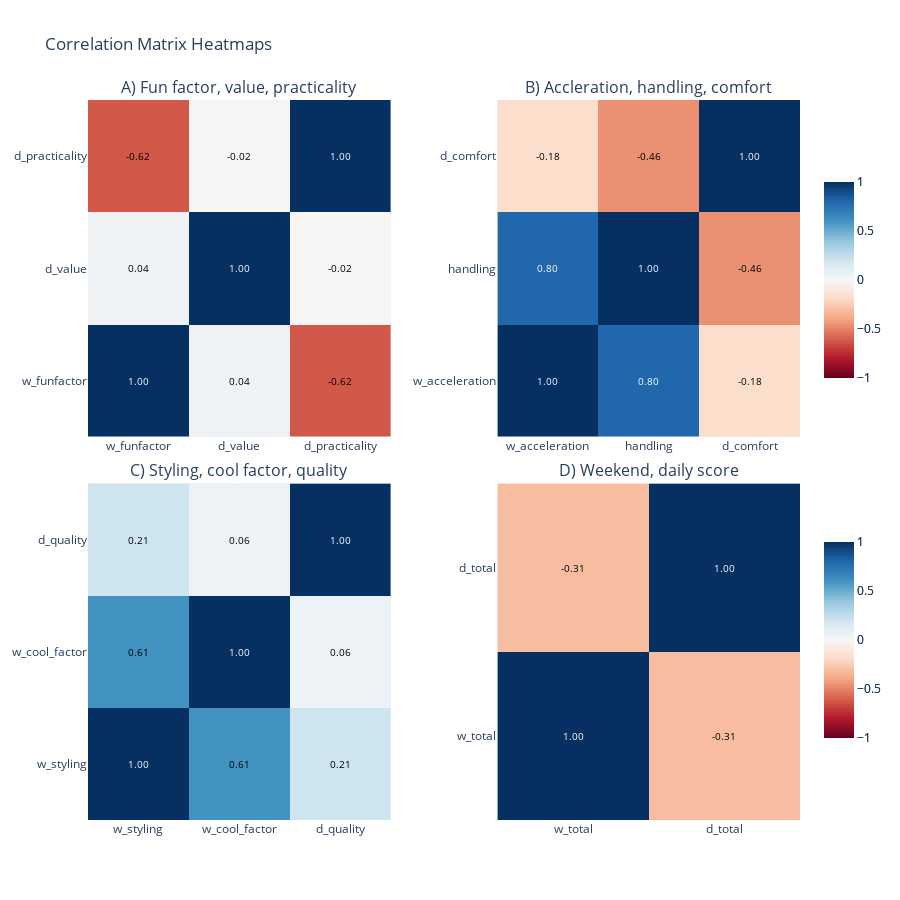

Notebook cell for this chart:
### Code cell
# Define the joint columns and their titles again
joint_columns_list = [
    ["w_funfactor", "d_value", "d_practicality"],
    ["w_acceleration", "handling", "d_comfort"],
    ["w_styling", "w_cool_factor", "d_quality"],
    ["w_total", "d_total"]
]

def get_feature_name(feature: str) -> str:
    if(feature == "w_total"):
        return "weekend_score"
    if(feature == "d_total"):
        return "daily_score"
    return re.sub(r'^\w_', '', feature)

titles = ['A) Fun factor, value, practicality', 'B) Accleration, handling, comfort', 'C) Styling, cool factor, quality', 'D) Weekend, daily score']


# Recreate the enhanced heatmap with the necessary variables

# Create a 2x2 subplot
fig = make_subplots(rows=2, cols=2, subplot_titles=titles, vertical_spacing=0.065, horizontal_spacing=0.15)

# Loop over each set of joint columns and add them to the subplot
for idx, joint_columns in enumerate(joint_columns_list):
    new_df = pd.concat([df[col] for col in joint_columns], axis=1)

    correlation_matrix = np.corrcoef(new_df, rowvar=False)
    
    # Convert the correlation matrix to dataframe for easier handling with plotly
    df_corr = pd.DataFrame(correlation_matrix, columns=joint_columns, index=joint_columns)
    
    # Add the heatmap to the subplot
    heatmap = go.Heatmap(z=df_corr.values, x=joint_columns, y=joint_columns,  colorscale='RdBu', 
                         zmin=-1, zmax=1, showscale=True, hoverinfo="z",
                         colorbar=dict(len=0.3, y=((idx // 2) * 0.5 + 0.25)))
    
    fig.add_trace(heatmap, row=(idx // 2) + 1, col=(idx % 2) + 1)
    
    # Add annotations for displaying the correlation values inside the squares
    for i, x in enumerate(joint_columns):
        for j, y in enumerate(joint_columns):
            fig.add_annotation(
                go.layout.Annotation(
                    showarrow=False,
                    text="{:.2f}".format(correlation_matrix[i, j]),
                    xref="x" + str(idx + 1),
                    yref="y" + str(idx + 1),
                    x=x,
                    y=y,
                    font=dict(color="black" if correlation_matrix[i, j] < 0.7 else "white", size=10)
                ),
                row=(idx // 2) + 1, col=(idx % 2) + 1
            )

# Update layout
fig.update_layout(title="Correlation Matrix Heatmaps", height=900, width=900)

fig.show()

### Figure 1 — Plotly figure (JSON) as saved in the notebook; plotly's stock layout.template omitted (floating-point values rounded to 4 significant figures)
{"data": [{"colorbar": {"len": 0.3, "y": 0.25}, "colorscale": [[0, "rgb(103,0,31)"], [0.1, "rgb(178,24,43)"], [0.2, "rgb(214,96,77)"], [0.3, "rgb(244,165,130)"], [0.4, "rgb(253,219,199)"], [0.5, "rgb(247,247,247)"], [0.6, "rgb(209,229,240)"], [0.7, "rgb(146,197,222)"], [0.8, "rgb(67,147,195)"], [0.9, "rgb(33,102,172)"], [1, "rgb(5,48,97)"]], "hoverinfo": "z", "showscale": true, "type": "heatmap", "x": ["w_funfactor", "d_value", "d_practicality"], "xaxis": "x", "y": ["w_funfactor", "d_value", "d_practicality"], "yaxis": "y", "z": [[1.0, 0.0396, -0.6234], [0.0396, 1, -0.01515], [-0.6234, -0.01515, 1.0]], "zmax": 1, "zmin": -1}, {"colorbar": {"len": 0.3, "y": 0.25}, "colorscale": [[0, "rgb(103,0,31)"], [0.1, "rgb(178,24,43)"], [0.2, "rgb(214,96,77)"], [0.3, "rgb(244,165,130)"], [0.4, "rgb(253,219,199)"], [0.5, "rgb(247,247,247)"], [0.6, "rgb(209,229,240)"], [0.7, "rgb(146,197,222)"], [0.8, "rgb(67,147,195)"], [0.9, "rgb(33,102,172)"], [1, "rgb(5,48,97)"]], "hoverinfo": "z", "showscale": true, "type": "heatmap", "x": ["w_acceleration", "handling", "d_comfort"], "xaxis": "x2", "y": ["w_acceleration", "handling", "d_comfort"], "yaxis": "y2", "z": [[1, 0.7975, -0.1759], [0.7975, 1, -0.4575], [-0.1759, -0.4575, 1.0]], "zmax": 1, "zmin": -1}, {"colorbar": {"len": 0.3, "y": 0.75}, "colorscale": [[0, "rgb(103,0,31)"], [0.1, "rgb(178,24,43)"], [0.2, "rgb(214,96,77)"], [0.3, "rgb(244,165,130)"], [0.4, "rgb(253,219,199)"], [0.5, "rgb(247,247,247)"], [0.6, "rgb(209,229,240)"], [0.7, "rgb(146,197,222)"], [0.8, "rgb(67,147,195)"], [0.9, "rgb(33,102,172)"], [1, "rgb(5,48,97)"]], "hoverinfo": "z", "showscale": true, "type": "heatmap", "x": ["w_styling", "w_cool_factor", "d_quality"], "xaxis": "x3", "y": ["w_styling", "w_cool_factor", "d_quality"], "yaxis": "y3", "z": [[1, 0.6058, 0.2089], [0.6058, 1.0, 0.05573], [0.2089, 0.05573, 1]], "zmax": 1, "zmin": -1}, {"colorbar": {"len": 0.3, "y": 0.75}, "colorscale": [[0, "rgb(103,0,31)"], [0.1, "rgb(178,24,43)"], [0.2, "rgb(214,96,77)"], [0.3, "rgb(244,165,130)"], [0.4, "rgb(253,219,199)"], [0.5, "rgb(247,247,247)"], [0.6, "rgb(209,229,240)"], [0.7, "rgb(146,197,222)"], [0.8, "rgb(67,147,195)"], [0.9, "rgb(33,102,172)"], [1, "rgb(5,48,97)"]], "hoverinfo": "z", "showscale": true, "type": "heatmap", "x": ["w_total", "d_total"], "xaxis": "x4", "y": ["w_total", "d_total"], "yaxis": "y4", "z": [[1, -0.3137], [-0.3137, 1]], "zmax": 1, "zmin": -1}], "layout": {"annotations": [{"font": {"size": 16}, "showarrow": false, "text": "A) Fun factor, value, practicality", "x": 0.2125, "xanchor": "center", "xref": "paper", "y": 1, "yanchor": "bottom", "yref": "paper"}, {"font": {"size": 16}, "showarrow": false, "text": "B) Accleration, handling, comfort", "x": 0.7875, "xanchor": "center", "xref": "paper", "y": 1, "yanchor": "bottom", "yref": "paper"}, {"font": {"size": 16}, "showarrow": false, "text": "C) Styling, cool factor, quality", "x": 0.2125, "xanchor": "center", "xref": "paper", "y": 0.4675, "yanchor": "bottom", "yref": "paper"}, {"font": {"size": 16}, "showarrow": false, "text": "D) Weekend, daily score", "x": 0.7875, "xanchor": "center", "xref": "paper", "y": 0.4675, "yanchor": "bottom", "yref": "paper"}, {"font": {"color": "white", "size": 10}, "showarrow": false, "text": "1.00", "x": "w_funfactor", "xref": "x", "y": "w_funfactor", "yref": "y"}, {"font": {"color": "black", "size": 10}, "showarrow": false, "text": "0.04", "x": "w_funfactor", "xref": "x", "y": "d_value", "yref": "y"}, {"font": {"color": "black", "size": 10}, "showarrow": false, "text": "-0.62", "x": "w_funfactor", "xref": "x", "y": "d_practicality", "yref": "y"}, {"font": {"color": "black", "size": 10}, "showarrow": false, "text": "0.04", "x": "d_value", "xref": "x", "y": "w_funfactor", "yref": "y"}, {"font": {"color": "white", "size": 10}, "showarrow": false, "text": "1.00", "x": "d_value", "xref": "x", "y": "d_value", "yref": "y"}, {"font": {"color": "black", "size": 10}, "showarrow": false, "text": "-0.02", "x": "d_value", "xref": "x", "y": "d_practicality", "yref": "y"}, {"font": {"color": "black", "size": 10}, "showarrow": false, "text": "-0.62", "x": "d_practicality", "xref": "x", "y": "w_funfactor", "yref": "y"}, {"font": {"color": "black", "size": 10}, "showarrow": false, "text": "-0.02", "x": "d_practicality", "xref": "x", "y": "d_value", "yref": "y"}, {"font": {"color": "white", "size": 10}, "showarrow": false, "text": "1.00", "x": "d_practicality", "xref": "x", "y": "d_practicality", "yref": "y"}, {"font": {"color": "white", "size": 10}, "showarrow": false, "text": "1.00", "x": "w_acceleration", "xref": "x2", "y": "w_acceleration", "yref": "y2"}, {"font": {"color": "white", "size": 10}, "showarrow": false, "text": "0.80", "x": "w_acceleration", "xref": "x2", "y": "handling", "yref": "y2"}, {"font": {"color": "black", "size": 10}, "showarrow": false, "text": "-0.18", "x": "w_acceleration", "xref": "x2", "y": "d_comfort", "yref": "y2"}, {"font": {"color": "white", "size": 10}, "showarrow": false, "text": "0.80", "x": "handling", "xref": "x2", "y": "w_acceleration", "yref": "y2"}, {"font": {"color": "white", "size": 10}, "showarrow": false, "text": "1.00", "x": "handling", "xref": "x2", "y": "handling", "yref": "y2"}, {"font": {"color": "black", "size": 10}, "showarrow": false, "text": "-0.46", "x": "handling", "xref": "x2", "y": "d_comfort", "yref": "y2"}, {"font": {"color": "black", "size": 10}, "showarrow": false, "text": "-0.18", "x": "d_comfort", "xref": "x2", "y": "w_acceleration", "yref": "y2"}, {"font": {"color": "black", "size": 10}, "showarrow": false, "text": "-0.46", "x": "d_comfort", "xref": "x2", "y": "handling", "yref": "y2"}, {"font": {"color": "white", "size": 10}, "showarrow": false, "text": "1.00", "x": "d_comfort", "xref": "x2", "y": "d_comfort", "yref": "y2"}, {"font": {"color": "white", "size": 10}, "showarrow": false, "text": "1.00", "x": "w_styling", "xref": "x3", "y": "w_styling", "yref": "y3"}, {"font": {"color": "black", "size": 10}, "showarrow": false, "text": "0.61", "x": "w_styling", "xref": "x3", "y": "w_cool_factor", "yref": "y3"}, {"font": {"color": "black", "size": 10}, "showarrow": false, "text": "0.21", "x": "w_styling", "xref": "x3", "y": "d_quality", "yref": "y3"}, {"font": {"color": "black", "size": 10}, "showarrow": false, "text": "0.61", "x": "w_cool_factor", "xref": "x3", "y": "w_styling", "yref": "y3"}, {"font": {"color": "white", "size": 10}, "showarrow": false, "text": "1.00", "x": "w_cool_factor", "xref": "x3", "y": "w_cool_factor", "yref": "y3"}, {"font": {"color": "black", "size": 10}, "showarrow": false, "text": "0.06", "x": "w_cool_factor", "xref": "x3", "y": "d_quality", "yref": "y3"}, {"font": {"color": "black", "size": 10}, "showarrow": false, "text": "0.21", "x": "d_quality", "xref": "x3", "y": "w_styling", "yref": "y3"}, {"font": {"color": "black", "size": 10}, "showarrow": false, "text": "0.06", "x": "d_quality", "xref": "x3", "y": "w_cool_factor", "yref": "y3"}, {"font": {"color": "white", "size": 10}, "showarrow": false, "text": "1.00", "x": "d_quality", "xref": "x3", "y": "d_quality", "yref": "y3"}, {"font": {"color": "white", "size": 10}, "showarrow": false, "text": "1.00", "x": "w_total", "xref": "x4", "y": "w_total", "yref": "y4"}, {"font": {"color": "black", "size": 10}, "showarrow": false, "text": "-0.31", "x": "w_total", "xref": "x4", "y": "d_total", "yref": "y4"}, {"font": {"color": "black", "size": 10}, "showarrow": false, "text": "-0.31", "x": "d_total", "xref": "x4", "y": "w_total", "yref": "y4"}, {"font": {"color": "white", "size": 10}, "showarrow": false, "text": "1.00", "x": "d_total", "xref": "x4", "y": "d_total", "yref": "y4"}], "height": 900, "title": {"text": "Correlation Matrix Heatmaps"}, "width": 900, "xaxis": {"anchor": "y", "domain": [0, 0.425]}, "xaxis2": {"anchor": "y2", "domain": [0.575, 1]}, "xaxis3": {"anchor": "y3", "domain": [0, 0.425]}, "xaxis4": {"anchor": "y4", "domain": [0.575, 1]}, "yaxis": {"anchor": "x", "domain": [0.5325, 1]}, "yaxis2": {"anchor": "x2", "domain": [0.5325, 1]}, "yaxis3": {"anchor": "x3", "domain": [0, 0.4675]}, "yaxis4": {"anchor": "x4", "domain": [0, 0.4675]}}}
